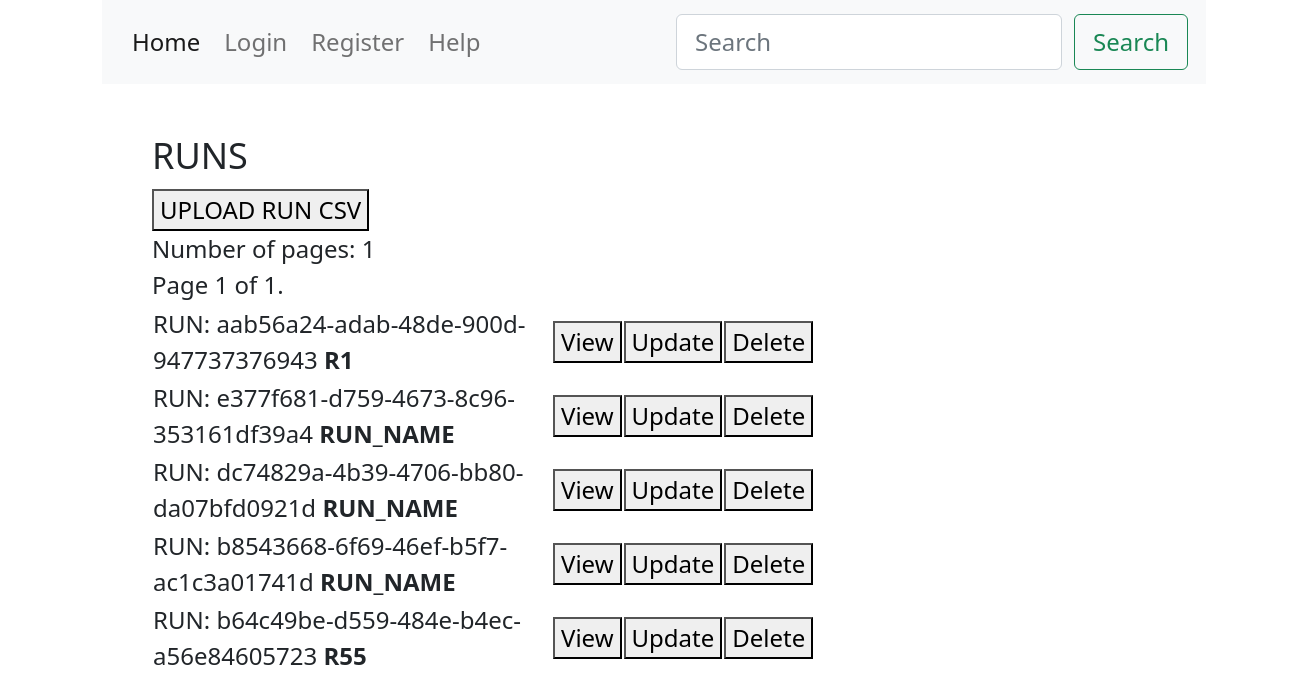
The page /runs/ on the database as committed earlier.
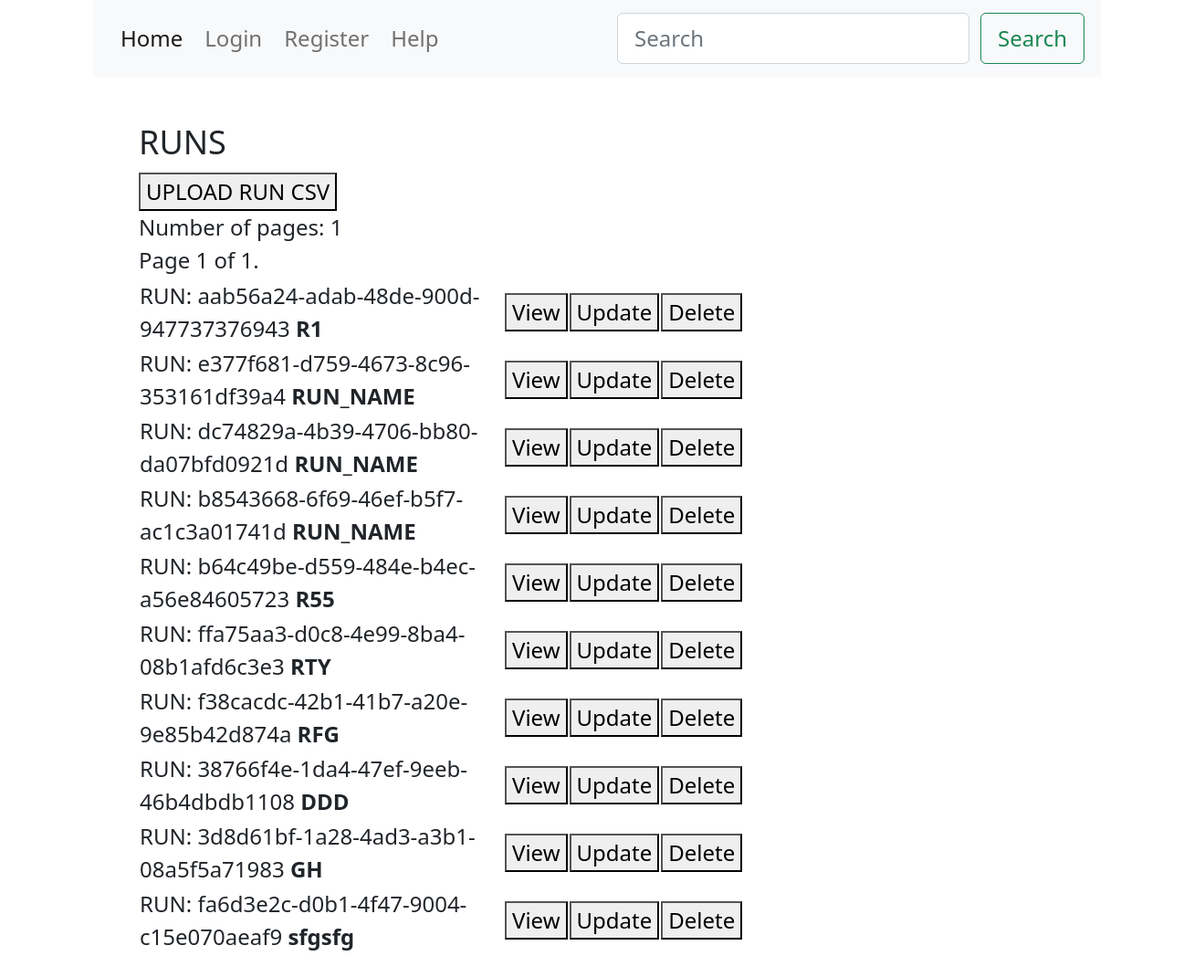
The same page on the database as committed later.
### runs/models.py (models this page shows, shortened)
class Run(models.Model):
    run_id = models.CharField(
        max_length=255,
        unique=True,
        primary_key=True,
        editable=False,
        default=uuid.uuid4,
    )
    run_name = models.CharField(max_length=100, default="RUN_NAME")
    run_date = models.CharField(max_length=100, null=True, default="2023-01-01 09:00")
    uploaded_filename = models.FileField(null=True, blank=True, upload_to="data/")
    project_id = models.PositiveIntegerField(default=1)
    data_scientist_id = models.PositiveIntegerField(default=1)
    mlr_dataset = models.CharField(max_length=255, default="datased-used")
    feature_set = models.CharField(max_length=255, default="NA")
    split = models.FloatField(default=0.0)
    tuned = models.BooleanField(default=False)
    setup = models.CharField(max_length=1000, default="setup-config")
    model_used = models.CharField(max_length=1000, default="model-parameters")
    holdout_acc = models.FloatField(default=0.0)
    metrics_dict = models.CharField(max_length=1000, default="{'example_field':'value}")
    accuracy = models.FloatField(default=0.0)
    roc_auc = models.FloatField(default=0.0)
    recall = models.FloatField(default=0.0)
    precision = models.FloatField(default=0.0)
    f1 = models.FloatField(default=0.0)
    kappa = models.FloatField(default=0.0)
    mcc = models.FloatField(default=0.0)

### runs/views.py (the view)
# urls.py: path("runs/", include("runs.urls")),
def runs(request):
    runs = Run.objects.all()
    page_number = request.GET.get("page")
    if not page_number:
        page_number = 1
    paginator = Paginator(runs, 10)
    page_obj = paginator.get_page(page_number)
    runs = paginator.page(page_number)
    context = {"runs": runs, "page_obj": page_obj}
    return render(request, "runs/runs.html", context)

### runs/templates/runs/runs.html (shortened to what this page needs)
{% extends 'base.html' %} {% block content %}
<div class="container content">
  <main>
    <div class="">
      <div class="">
        <div class="" style="width:1200px;">
          <div class="">
            <h4>RUNS</h4>
          </div>
          <div class="">
            <a href="{% url 'runs:create-run-csv' %}"><button type="button" class="">UPLOAD
                RUN CSV</button></a>
          </div>
          <div>Number of pages: {{page_obj.paginator.num_pages}}</div>
          <div class="pagination">
            <span class="step-links">
              <span class="current">
                Page {{ page_obj.number }} of {{ page_obj.paginator.num_pages }}.
              </span>
            </span>
          </div>
          <div class="">
            <table class="table-auto border-collapse ">
              <thead>
                <tr>
                  <th class=""></th>
                  <th class=""></th>
                  <th class=""></th>
                  <th class=""></th>
                </tr>
              </thead>
              <tbody>
                {% for run in runs %}
                <tr class="">
                  <td class="" style="width:400px">
                    RUN:&nbsp;{{run.run_id}} <b>{{run.run_name}}</b>
                  </td>
                  <td class="">
                    <a href="{% url 'runs:run' run.run_id %}" class=""><button type="button" class="">View</button>
                    </a>
                  </td>
                  <td class="">
                    <a href="" class=""><button type=" button" class="">Update</button></a>
                  </td>
                  <td class="">
                    <a href="" class="">
                      <button type="button" class="">Delete</button></a>
                  </td>
                </tr>
                {% endfor %}
              </tbody>
            </table>
          </div>
        </div>
      </div>
    </div>
  </main>
</div>
{% endblock content %}

Rows that differ between the two databases and show on the page:
added Run: run_id "ffa75aa3-d0c8-4e99-8ba4-08b1afd6c3e3", run_name "RTY"
added Run: run_id "f38cacdc-42b1-41b7-a20e-9e85b42d874a", run_name "RFG"
added Run: run_id "38766f4e-1da4-47ef-9eeb-46b4dbdb1108", run_name "DDD"
added Run: run_id "3d8d61bf-1a28-4ad3-a3b1-08a5f5a71983", run_name "GH"
added Run: run_id "fa6d3e2c-d0b1-4f47-9004-c15e070aeaf9", run_name "sfgsfg"
